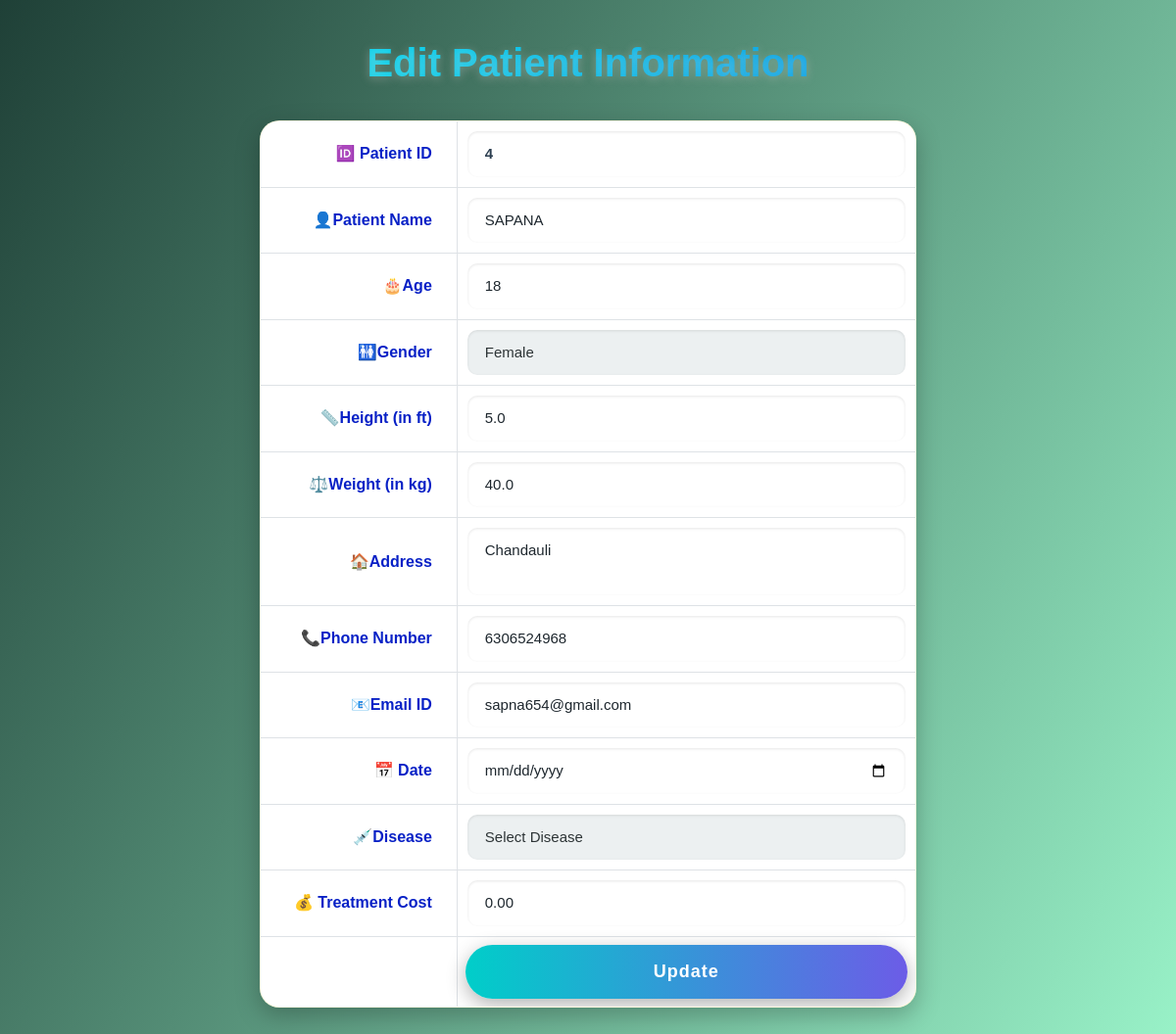
Page /edit/4/ on the committed database.
### myapp/models.py (models this page shows, shortened)
class Patient(models.Model):
    patient_id = models.AutoField(primary_key=True)         # Primary key field
    name = models.CharField(max_length=100)                  # Patient Name (as used in template & views)
    age = models.IntegerField()                              # Age (instead of 'agc' - template has 'Age')
    gender = models.CharField(max_length=10)                 # Gender
    height = models.FloatField()                              # Height in ft
    weight = models.FloatField()                              # Weight in kg
    address = models.TextField()                              # Address
    phone = models.CharField(max_length=15)                  # Phone Number
    email = models.EmailField()                               # Email Id
    date = models.DateField()                                 # Date
    disease = models.CharField(max_length=100, blank=True)   # Disease (optional)
    cost = models.DecimalField(max_digits=10, decimal_places=2, default=0)  # Treatment cost (optional)

### myapp/views.py (the view)
# urls.py: path('edit/<int:patient_id>/', views.edit_patient, name='edit_patient'),
def edit_patient(request, patient_id):
    patient = get_object_or_404(Patient, patient_id=patient_id)  # id -> patient_id
    return render(request, "edit.html", {"patient": patient})

### myapp/templates/edit.html (shortened to what this page needs)
<!doctype html>
<html lang="en">
  <head>
    <link href="https://cdn.jsdelivr.net/npm/bootstrap@5.3.3/dist/css/bootstrap.min.css" rel="stylesheet">
  </head>
  <body>
    <div class="container">
      <div class="row">
        <div class="col-sm-12">
          <h2 style="color: green; text-align: center;">Edit Patient Information</h2>
          <form class="form-group" action="{% url 'update_patient' %}" method="post">
            <table class="table table-bordered" style="margin: auto; width: 60%;">
              <tr>
              <td>🆔 Patient ID</td>
                <td>
                  <input type="number" name="patient_id" class="form-control" value="{{ patient.patient_id }}"readonly />
                  </td>
                </tr>
              <tr>
                <td>👤Patient Name</td>
                <td><input type="text" name="name" class="form-control" value="{{ patient.name }}" required></td>
              </tr>
              <tr>
                <td>🎂Age</td>
                <td><input type="number" name="age" class="form-control" value="{{ patient.age }}" required></td>
              </tr>
              <tr>
                <td>🚻Gender</td>
                <td>
                  <select name="gender" class="form-control" required>
                    <option value="Female" {% if patient.gender == 'Female' %}selected{% endif %}>Female</option>
                  </select>
                </td>
              </tr>
              <tr>
                <td>📏Height (in ft)</td>
                <td><input type="number" step="0.1" name="height" class="form-control" value="{{ patient.height }}" required></td>
              </tr>
              <tr>
                <td>⚖️Weight (in kg)</td>
                <td><input type="number" step="0.1" name="weight" class="form-control" value="{{ patient.weight }}" required></td>
              </tr>
              <tr>
                <td>🏠Address</td>
                <td><textarea name="address" class="form-control" rows="2" required>{{ patient.address }}</textarea></td>
              </tr>
              <tr>
                <td>📞Phone Number</td>
                <td><input type="tel" name="phone" class="form-control" value="{{ patient.phone }}" required></td>
              </tr>
              <tr>
                <td>📧Email ID</td>
                <td><input type="email" name="email" class="form-control" value="{{ patient.email }}" required></td>
              </tr>
              <tr>
                <td>📅 Date</td>
                <td><input type="date" name="date" class="form-control" value="{{ patient.date }}" required></td>
              </tr>
              <tr>
              <tr>
                <td>💉Disease</td>
                <td>
                  <select name="disease" class="form-control" required>
                    <option value="">Select Disease</option>
                  </select>
                </td>
              <tr>
                <td>💰 Treatment Cost</td>
                <td><input type="number" name="cost" class="form-control" value="{{ patient.cost }}" required /></td>
              </tr>
              </tr>
                <td></td>
                <td><button type="submit" class="btn btn-success">Update</button></td>
              </tr>
            </table>
          </form>
        </div>
      </div>
    </div>
  </body>
</html>

### myapp/templates/edit.html (style rules this page uses)
body { background: linear-gradient(120deg, #1f4037, #99f2c8); font-family: 'Quicksand', sans-serif; color: #fff; padding: 40px 0; animation: fadeIn 1.5s ease-in-out; }
h2 { color: #ffffff; font-weight: 700; font-size: 2.5rem; margin-bottom: 35px; text-shadow: 0 2px 10px rgba(206, 201, 201, 0.4); background: linear-gradient(to right, #06f8f4, #0984e3); -webkit-background-clip: text; -webkit-text-fill-color: transparent; }
table { background: linear-gradient(to bottom right, #fffbe6, #fff3d9); border-radius: 20px; overflow: hidden; padding: 20px; box-shadow: 0 8px 24px rgba(0, 0, 0, 0.25); backdrop-filter: blur(5px); border: 1px solid rgba(255, 255, 255, 0.1); }
td { padding: 15px; vertical-align: middle; color: #2c3e50; font-size: 16px; font-weight: 500; }
td:first-child { width: 30%; text-align: right; padding-right: 25px; color: #0821c6; font-weight: 600; }
td:last-child { width: 70%; }
.form-control { border-radius: 12px; border: 2px solid rgba(255, 255, 255, 0.3); transition: all 0.4s ease; padding: 12px 18px; font-weight: 500; background-color: rgba(255, 255, 255, 0.25); color: #1e272e; backdrop-filter: blur(6px); font-size: 15px; box-shadow: inset 0 1px 3px rgba(0,0,0,0.1); }
input[readonly] { background-color: rgba(255, 255, 255, 0.3); font-weight: bold; color: #2c3e50; cursor: not-allowed; }
.form-control::placeholder { color: rgba(255, 255, 255, 0.5); }
textarea.form-control { resize: none; }
select.form-control { color: #2d3436; background-color: #ecf0f1; }
select.form-control option { color: #2d3436; }
button.btn-success { width: 100%; background: linear-gradient(to right, #00cec9, #6c5ce7); border: none; padding: 14px; font-size: 18px; font-weight: bold; border-radius: 30px; color: white; transition: all 0.3s ease-in-out; box-shadow: 0 6px 20px rgba(0, 0, 0, 0.3); letter-spacing: 1px; }

### rows in the picture
Patient: patient_id "4", name "SAPANA", age "18", gender "Female", height "5.0", weight "40.0", address "Chandauli", phone "6306524968", email "sapna654@gmail.com", cost "0.00"
